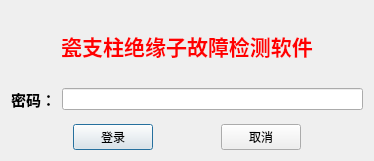
<?xml version="1.0" encoding="UTF-8"?>
<ui version="4.0">
 <class>login</class>
 <widget class="QDialog" name="login">
  <property name="geometry">
   <rect>
    <x>0</x>
    <y>0</y>
    <width>374</width>
    <height>161</height>
   </rect>
  </property>
  <property name="windowTitle">
   <string>Dialog</string>
  </property>
  <layout class="QVBoxLayout" name="verticalLayout">
   <item>
    <widget class="QLabel" name="label_2">
     <property name="text">
      <string>&lt;html&gt;&lt;head/&gt;&lt;body&gt;&lt;p align=&quot;center&quot;&gt;&lt;span style=&quot; font-size:16pt; font-weight:600; color:#ff0000;&quot;&gt;瓷支柱绝缘子故障检测软件&lt;/span&gt;&lt;/p&gt;&lt;/body&gt;&lt;/html&gt;</string>
     </property>
    </widget>
   </item>
   <item>
    <layout class="QHBoxLayout" name="horizontalLayout">
     <item>
      <widget class="QLabel" name="label">
       <property name="text">
        <string>&lt;html&gt;&lt;head/&gt;&lt;body&gt;&lt;p&gt;&lt;span style=&quot; font-size:11pt; font-weight:600;&quot;&gt;密码：&lt;/span&gt;&lt;/p&gt;&lt;/body&gt;&lt;/html&gt;</string>
       </property>
      </widget>
     </item>
     <item>
      <widget class="QLineEdit" name="passwordEdit"/>
     </item>
    </layout>
   </item>
   <item>
    <spacer name="verticalSpacer">
     <property name="orientation">
      <enum>Qt::Vertical</enum>
     </property>
    </spacer>
   </item>
   <item>
    <layout class="QHBoxLayout" name="horizontalLayout_2">
     <item>
      <spacer name="horizontalSpacer_2">
       <property name="orientation">
        <enum>Qt::Horizontal</enum>
       </property>
       <property name="sizeHint" stdset="0">
        <size>
         <width>40</width>
         <height>20</height>
        </size>
       </property>
      </spacer>
     </item>
     <item>
      <widget class="QPushButton" name="loginButton">
       <property name="text">
        <string>登录</string>
       </property>
      </widget>
     </item>
     <item>
      <spacer name="horizontalSpacer">
       <property name="orientation">
        <enum>Qt::Horizontal</enum>
       </property>
       <property name="sizeHint" stdset="0">
        <size>
         <width>40</width>
         <height>20</height>
        </size>
       </property>
      </spacer>
     </item>
     <item>
      <widget class="QPushButton" name="quitButton">
       <property name="text">
        <string>取消</string>
       </property>
      </widget>
     </item>
     <item>
      <spacer name="horizontalSpacer_3">
       <property name="orientation">
        <enum>Qt::Horizontal</enum>
       </property>
       <property name="sizeHint" stdset="0">
        <size>
         <width>40</width>
         <height>20</height>
        </size>
       </property>
      </spacer>
     </item>
    </layout>
   </item>
  </layout>
  <zorder>loginButton</zorder>
  <zorder>quitButton</zorder>
  <zorder>passwordEdit</zorder>
  <zorder>label</zorder>
  <zorder>label_2</zorder>
  <zorder>passwordEdit</zorder>
  <zorder>label</zorder>
  <zorder></zorder>
  <zorder>verticalSpacer</zorder>
 </widget>
 <resources/>
 <connections/>
</ui>
